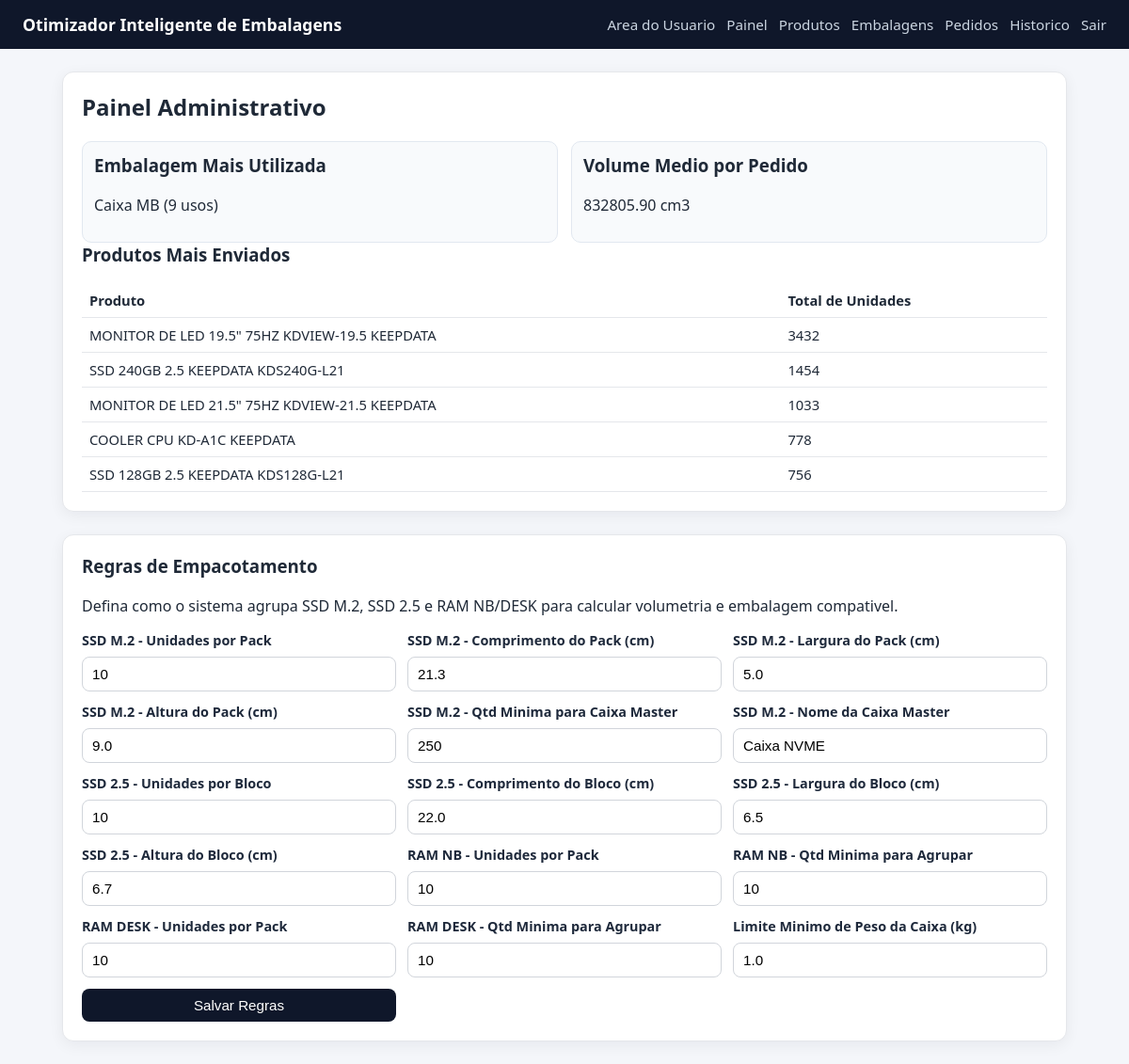
/admin (signed in), run on the app's committed database.
### tables this page shows
CREATE TABLE boxes (
                id INTEGER PRIMARY KEY AUTOINCREMENT,
                name TEXT NOT NULL UNIQUE,
                length_cm REAL NOT NULL,
                width_cm REAL NOT NULL,
                height_cm REAL NOT NULL,
                max_weight REAL NOT NULL
            , is_active INTEGER NOT NULL DEFAULT 1, max_capacity_weight REAL);

CREATE TABLE products (
                id INTEGER PRIMARY KEY AUTOINCREMENT,
                name TEXT NOT NULL UNIQUE,
                length_cm REAL NOT NULL,
                width_cm REAL NOT NULL,
                height_cm REAL NOT NULL,
                weight REAL NOT NULL
            , sku TEXT);

### app_volum.py (the view)
@app.route("/admin", methods=["GET"])
@admin_required
def admin_dashboard():
    stats = get_dashboard_stats(DB_PATH)
    packing_rules = get_packing_rules(DB_PATH)
    return render_template("dashboard.html", stats=stats, packing_rules=packing_rules)

### app_volum.py (called while the page is built)
def admin_required(view_func):
    @wraps(view_func)
    def _wrapped(*args, **kwargs):
        if not session.get("is_admin"):
            next_url = request.path
            return redirect(url_for("admin_login", next=next_url))
        return view_func(*args, **kwargs)
    return _wrapped

### database.py (called while the page is built)
def get_connection(db_path):
    conn = sqlite3.connect(db_path)
    conn.row_factory = sqlite3.Row
    return conn

def _safe_int(value, default):
    try:
        return int(float(value))
    except Exception:
        return int(default)

def _safe_float(value, default):
    try:
        return float(value)
    except Exception:
        return float(default)

### templates/dashboard.html
{% extends 'base.html' %}
{% block content %}
<section class="card">
    <h2>Painel Administrativo</h2>
    <div class="stats-grid">
        <div class="stat-box">
            <h3>Embalagem Mais Utilizada</h3>
            {% if stats.most_used_box %}
                <p>{{ stats.most_used_box['name'] }} ({{ stats.most_used_box['uses'] }} usos)</p>
            {% else %}
                <p>Ainda nao ha dados de expedicao.</p>
            {% endif %}
        </div>
        <div class="stat-box">
            <h3>Volume Medio por Pedido</h3>
            <p>{{ '%.2f'|format(stats.avg_volume) }} cm3</p>
        </div>
    </div>
    <h3>Produtos Mais Enviados</h3>
    <table>
        <thead>
            <tr><th>Produto</th><th>Total de Unidades</th></tr>
        </thead>
        <tbody>
        {% for row in stats.top_products %}
            <tr>
                <td>{{ row['name'] }}</td>
                <td>{{ row['total_qty'] }}</td>
            </tr>
        {% else %}
            <tr><td colspan="2">Ainda nao ha dados de envio por produto.</td></tr>
        {% endfor %}
        </tbody>
    </table>
</section>
<section class="card" style="margin-top: 1.5rem;">
    <h3>Regras de Empacotamento</h3>
    <p>Defina como o sistema agrupa SSD M.2, SSD 2.5 e RAM NB/DESK para calcular volumetria e embalagem compativel.</p>
    <form method="post" action="{{ url_for('admin_packing_settings') }}" class="form-grid cols-2 form-packing">
        <label>SSD M.2 - Unidades por Pack
            <input type="number" min="1" step="1" name="ssdm2_bundle_qty" value="{{ packing_rules.get('ssdm2_bundle_qty', 10) }}" required>
        </label>
        <label>SSD M.2 - Comprimento do Pack (cm)
            <input type="number" min="0.1" step="0.1" name="ssdm2_bundle_length_cm" value="{{ packing_rules.get('ssdm2_bundle_length_cm', 21.3) }}" required>
        </label>
        <label>SSD M.2 - Largura do Pack (cm)
            <input type="number" min="0.1" step="0.1" name="ssdm2_bundle_width_cm" value="{{ packing_rules.get('ssdm2_bundle_width_cm', 5.0) }}" required>
        </label>
        <label>SSD M.2 - Altura do Pack (cm)
            <input type="number" min="0.1" step="0.1" name="ssdm2_bundle_height_cm" value="{{ packing_rules.get('ssdm2_bundle_height_cm', 9.0) }}" required>
        </label>
        <label>SSD M.2 - Qtd Minima para Caixa Master
            <input type="number" min="1" step="1" name="ssdm2_master_box_qty" value="{{ packing_rules.get('ssdm2_master_box_qty', 250) }}" required>
        </label>
        <label>SSD M.2 - Nome da Caixa Master
            <input type="text" name="ssdm2_default_box_name" value="{{ packing_rules.get('ssdm2_default_box_name', 'Caixa NVME') }}" required>
        </label>
        <label>SSD 2.5 - Unidades por Bloco
            <input type="number" min="1" step="1" name="ssd25_bundle_qty" value="{{ packing_rules['ssd25_bundle_qty'] }}" required>
        </label>
        <label>SSD 2.5 - Comprimento do Bloco (cm)
            <input type="number" min="0.1" step="0.1" name="ssd25_bundle_length_cm" value="{{ packing_rules['ssd25_bundle_length_cm'] }}" required>
        </label>
        <label>SSD 2.5 - Largura do Bloco (cm)
            <input type="number" min="0.1" step="0.1" name="ssd25_bundle_width_cm" value="{{ packing_rules['ssd25_bundle_width_cm'] }}" required>
        </label>
        <label>SSD 2.5 - Altura do Bloco (cm)
            <input type="number" min="0.1" step="0.1" name="ssd25_bundle_height_cm" value="{{ packing_rules['ssd25_bundle_height_cm'] }}" required>
        </label>
        <label>RAM NB - Unidades por Pack
            <input type="number" min="1" step="1" name="ram_nb_bundle_qty" value="{{ packing_rules['ram_nb_bundle_qty'] }}" required>
        </label>
        <label>RAM NB - Qtd Minima para Agrupar
            <input type="number" min="1" step="1" name="ram_nb_bundle_min_qty" value="{{ packing_rules['ram_nb_bundle_min_qty'] }}" required>
        </label>
        <label>RAM DESK - Unidades por Pack
            <input type="number" min="1" step="1" name="ram_desk_bundle_qty" value="{{ packing_rules['ram_desk_bundle_qty'] }}" required>
        </label>
        <label>RAM DESK - Qtd Minima para Agrupar
            <input type="number" min="1" step="1" name="ram_desk_bundle_min_qty" value="{{ packing_rules['ram_desk_bundle_min_qty'] }}" required>
        </label>
        <label>Limite Minimo de Peso da Caixa (kg)
            <input type="number" min="0" step="0.1" name="min_effective_max_weight_kg" value="{{ packing_rules['min_effective_max_weight_kg'] }}" required>
        </label>
        <button type="submit">Salvar Regras</button>
    </form>
</section>
{% endblock %}

### static/style.css (style rules this page uses)
* { box-sizing: border-box; }
body { margin: 0; font-family: Segoe UI, Tahoma, sans-serif; background: #f4f6fa; color: #1f2937; }
.card { background: #fff; border-radius: 12px; padding: 20px; border: 1px solid #e5e7eb; box-shadow: 0 4px 16px rgba(15, 23, 42, 0.06); margin-bottom: 18px; }
h2, h3 { margin-top: 0; }
.form-grid { display: grid; gap: 12px; }
.form-grid.cols-2 { grid-template-columns: repeat(auto-fit, minmax(280px, 1fr)); }
.form-packing label { display: flex; flex-direction: column; gap: 6px; font-size: 0.9rem; font-weight: 600; color: #1e293b; }
.form-packing label input { margin-top: 2px; }
label { display: grid; gap: 6px; font-size: 0.95rem; word-break: break-word; }
input, select, button { padding: 9px 10px; border-radius: 8px; border: 1px solid #d1d5db; font-size: 0.95rem; }
button, .btn { background: #0f172a; color: #fff; border: 0; cursor: pointer; text-decoration: none; display: inline-block; }
table { width: 100%; border-collapse: collapse; margin-top: 12px; }
th, td { border-bottom: 1px solid #e5e7eb; text-align: left; padding: 8px; font-size: 0.92rem; }
.stats-grid { display: grid; gap: 14px; grid-template-columns: repeat(auto-fit, minmax(230px, 1fr)); }
.stat-box { background: #f8fafc; border: 1px solid #e2e8f0; border-radius: 10px; padding: 12px; }

### data on the page
boxes: most_used_box.name "Caixa MB"
products: name "MONITOR DE LED 19.5\" 75HZ KDVIEW-19.5 KEEPDATA", total_qty "3432"
products: name "SSD 240GB 2.5 KEEPDATA KDS240G-L21", total_qty "1454"
products: name "MONITOR DE LED 21.5\" 75HZ KDVIEW-21.5 KEEPDATA", total_qty "1033"
products: name "COOLER CPU KD-A1C KEEPDATA", total_qty "778"
products: name "SSD 128GB 2.5 KEEPDATA KDS128G-L21", total_qty "756"

### other printed values
{{ stats.most_used_box['uses'] }} "9"
{{ '%.2f'|format(stats.avg_volume) }} "832805.90"
